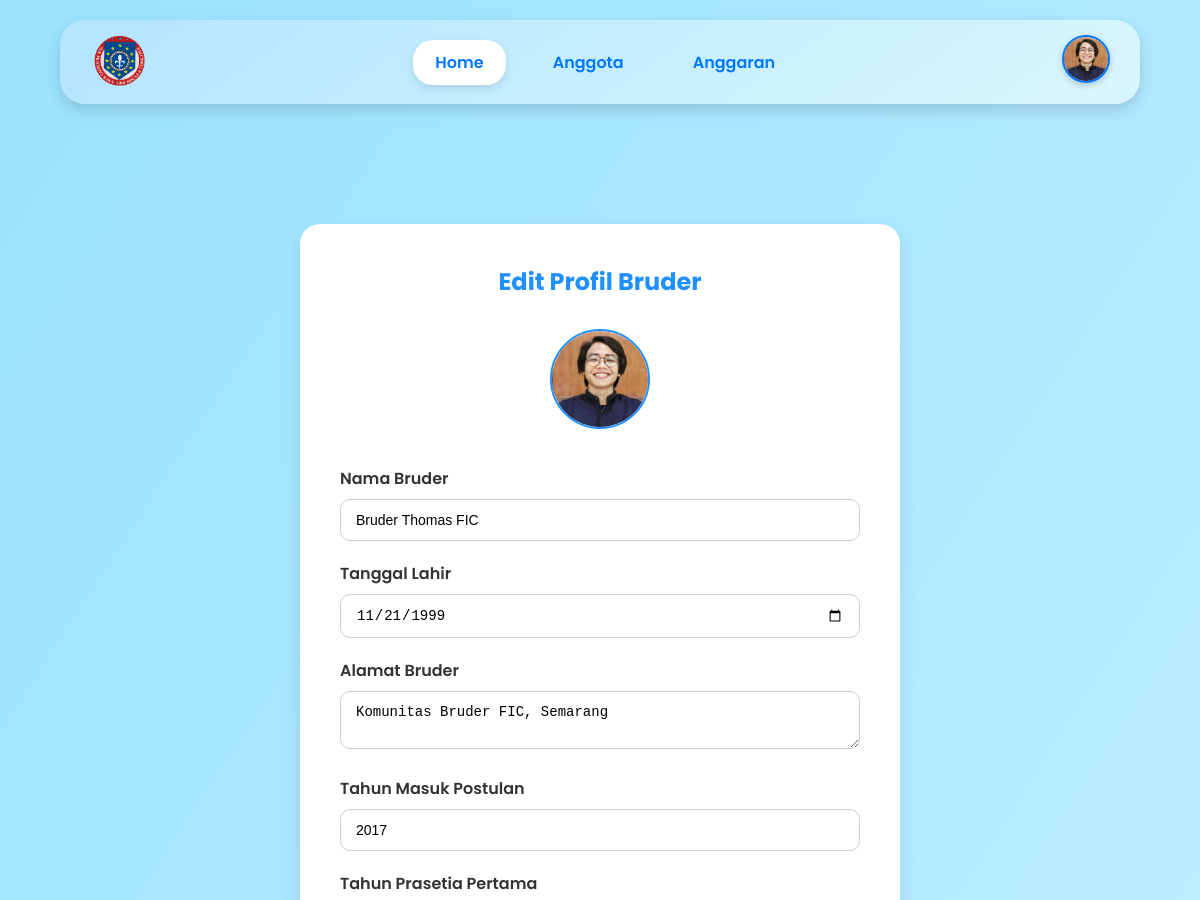
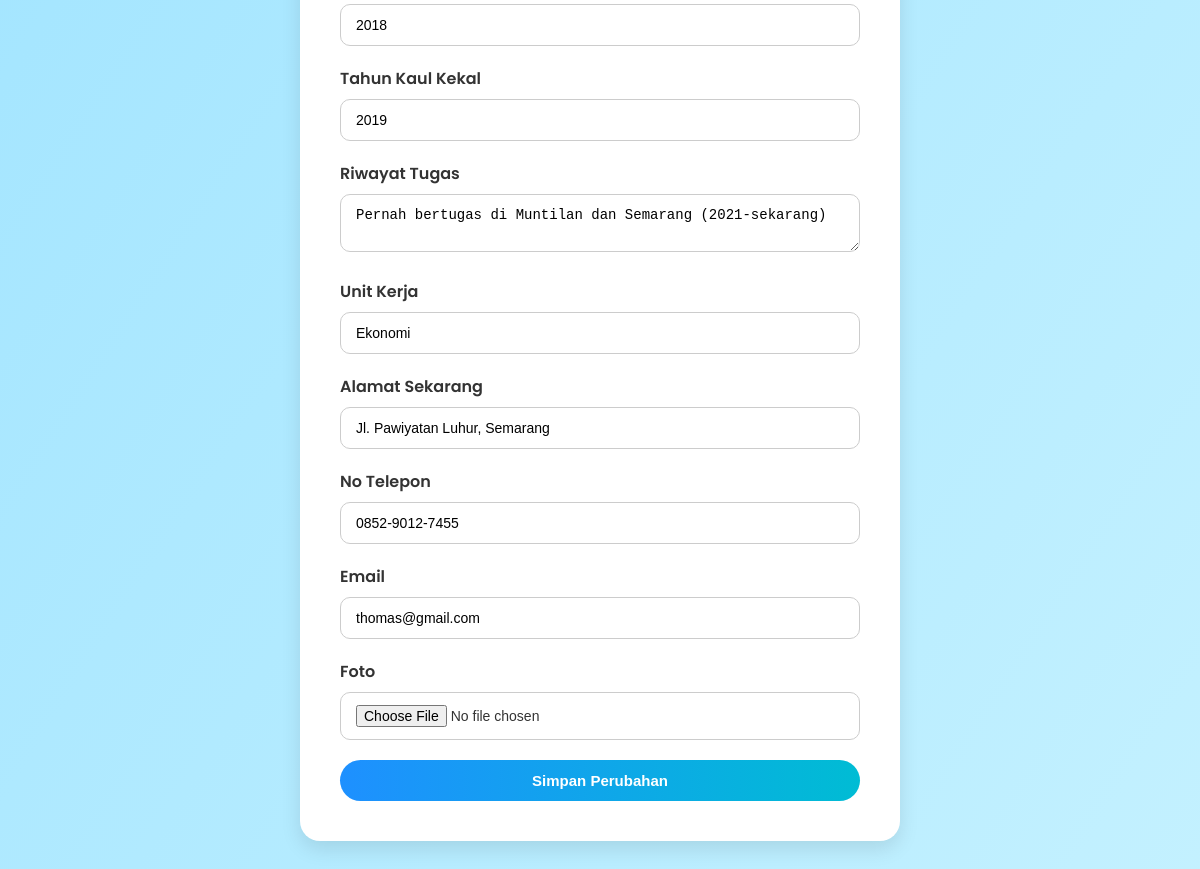
The page /editprofile.php (signed in) on the database its author committed (2 pictures, top to bottom).
### tables this page shows
CREATE TABLE `data_bruder` (
  `ID_bruder` int(11) NOT NULL,
  `nama_bruder` varchar(100) DEFAULT NULL,
  `gambar_bruder` varchar(255) DEFAULT NULL,
  `ttl_bruder` date DEFAULT NULL,
  `alamat_bruder` text DEFAULT NULL,
  `tahun_masuk_postulan` year(4) DEFAULT NULL,
  `tahun_prasetia_pertama` year(4) DEFAULT NULL,
  `tahun_kaul_kekal` year(4) DEFAULT NULL,
  `riwayat_tugas` text DEFAULT NULL,
  `unit_kerja` varchar(100) DEFAULT NULL,
  `alamat` varchar(255) DEFAULT NULL,
  `no_telp` varchar(20) DEFAULT NULL,
  `email` varchar(100) DEFAULT NULL,
  `foto` varchar(100) DEFAULT NULL
);

### editprofile.php (the view, shortened to what this page needs)
<?php
try {
    $pdo = new PDO("mysql:host=localhost;dbname=ibd_kelompok6_brd", "root", "");
    $pdo->setAttribute(PDO::ATTR_ERRMODE, PDO::ERRMODE_EXCEPTION);
    $stmt = $pdo->prepare("SELECT * FROM data_bruder WHERE ID_bruder = ?");
    $stmt->execute([$_SESSION['ID_bruder']]);
    $bruder = $stmt->fetch(PDO::FETCH_ASSOC);
    $stmt = $pdo->prepare("
        SELECT lb.nama_bruder, db.unit_kerja, db.alamat, db.no_telp, db.email, db.foto
        FROM login_bruder lb
        LEFT JOIN data_bruder db ON lb.ID_bruder = db.ID_bruder
        WHERE lb.ID_bruder = ?
    ");
    $stmt->execute([$_SESSION['ID_bruder']]);
    $user = $stmt->fetch(PDO::FETCH_ASSOC);
} catch (PDOException $e) {
    die("Koneksi gagal: " . $e->getMessage());
}
?>
<!DOCTYPE html>
<html lang="id">
<head>
</head>
<body>
<header>
    <img src="foto/logo.png" alt="Logo" class="logo">
    <nav>
        <a href="dashboard_eco.php" class="active">Home</a>
        <a href="anggota.php">Anggota</a>
        <a href="anggaran_eco.php">Anggaran</a>
    </nav>
    <div class="profile-wrapper" onclick="toggleDropdown()">
        <img src="foto/<?= htmlspecialchars($user['foto']) ?>" alt="Foto Bruder" class="profile-pic">
    </div>
</header>
<main>
    <div class="container">
        <h2>Edit Profil Bruder</h2>
        <div class="profile-preview">
            <img src="foto/<?= htmlspecialchars($bruder['foto']) ?>" alt="Foto Bruder">
        </div>
        <form method="POST" enctype="multipart/form-data">
            <label>Nama Bruder</label>
            <input type="text" name="nama_bruder" value="<?= htmlspecialchars($bruder['nama_bruder']) ?>" required>
            <label>Tanggal Lahir</label>
            <input type="date" name="ttl_bruder" value="<?= htmlspecialchars($bruder['ttl_bruder']) ?>">
            <label>Alamat Bruder</label>
            <textarea name="alamat_bruder"><?= htmlspecialchars($bruder['alamat_bruder']) ?></textarea>
            <label>Tahun Masuk Postulan</label>
            <input type="number" name="tahun_masuk_postulan" min="1900" max="2100" value="<?= htmlspecialchars($bruder['tahun_masuk_postulan']) ?>">
            <label>Tahun Prasetia Pertama</label>
            <input type="number" name="tahun_prasetia_pertama" min="1900" max="2100" value="<?= htmlspecialchars($bruder['tahun_prasetia_pertama']) ?>">
            <label>Tahun Kaul Kekal</label>
            <input type="number" name="tahun_kaul_kekal" min="1900" max="2100" value="<?= htmlspecialchars($bruder['tahun_kaul_kekal']) ?>">
            <label>Riwayat Tugas</label>
            <textarea name="riwayat_tugas"><?= htmlspecialchars($bruder['riwayat_tugas']) ?></textarea>
            <label>Unit Kerja</label>
            <input type="text" name="unit_kerja" value="<?= htmlspecialchars($bruder['unit_kerja']) ?>">
            <label>Alamat Sekarang</label>
            <input type="text" name="alamat" value="<?= htmlspecialchars($bruder['alamat']) ?>">
            <label>No Telepon</label>
            <input type="text" name="no_telp" value="<?= htmlspecialchars($bruder['no_telp']) ?>">
            <label>Email</label>
            <input type="email" name="email" value="<?= htmlspecialchars($bruder['email']) ?>">
            <label>Foto</label>
            <input type="file" name="foto" accept="image/*">
            <button type="submit" class="btn-submit">Simpan Perubahan</button>
        </form>
    </div>
</main>
</body>
</html>

### editprofile.php (style rules this page uses)
* { margin: 0; padding: 0; box-sizing: border-box; }
body { font-family: 'Poppins', sans-serif; background: linear-gradient(to bottom right, #9be2ff, #c4f1ff); color: #333; }
header { background: linear-gradient(145deg, #b3e5ff, #d9f6ff); box-shadow: 0 6px 15px rgba(0,0,0,0.15); padding: 12px 30px; display: flex; align-items: center; justify-content: space-between; position: sticky; top: 0; z-index: 1000; border-radius: 25px; margin: 20px auto; width: 90%; }
.logo { height: 60px; }
nav { display: flex; gap: 25px; }
nav a { color: #0077ff; font-weight: 600; text-decoration: none; padding: 10px 22px; border-radius: 20px; transition: all 0.3s ease; }
nav a.active { background: white; color: #0077ff; box-shadow: 0 4px 10px rgba(0,0,0,0.1); }
.profile-wrapper { position: relative; cursor: pointer; }
.profile-pic { width: 48px; height: 48px; border-radius: 50%; object-fit: cover; border: 2px solid #0077ff; box-shadow: 0 2px 6px rgba(0,0,0,0.2); }
main { padding: 40px 20px; max-width: 1200px; margin: auto; text-align: center; }
.container { max-width: 600px; margin: 60px auto; background: white; padding: 40px; border-radius: 20px; box-shadow: 0 8px 20px rgba(0,0,0,0.1); }
h2 { text-align: center; color: #1e90ff; margin-bottom: 30px; }
label { display: block; margin-bottom: 8px; font-weight: 600; color: #333; text-align: left; }
input, textarea, select { width: 100%; padding: 12px 15px; margin-bottom: 20px; border: 1px solid #ccc; border-radius: 10px; font-size: 14px; }
.btn-submit { background: linear-gradient(to right, #1e90ff, #00bcd4); color: white; border: none; padding: 12px 20px; border-radius: 30px; font-weight: bold; font-size: 15px; cursor: pointer; transition: background 0.3s ease; width: 100%; }
.profile-preview { text-align: center; margin-bottom: 30px; }
.profile-preview img { width: 100px; height: 100px; border-radius: 50%; object-fit: cover; border: 2px solid #1e90ff; }

### rows shown on the page
data_bruder: foto (picture), nama_bruder "Bruder Thomas FIC", ttl_bruder "11/21/1999", alamat_bruder "Komunitas Bruder FIC, Semarang", tahun_masuk_postulan "2017", tahun_prasetia_pertama "2018", tahun_kaul_kekal "2019", riwayat_tugas "Pernah bertugas di Muntilan dan Semarang (2021-sekarang)", unit_kerja "Ekonomi", alamat "Jl. Pawiyatan Luhur, Semarang", no_telp "0852-9012-7455", email "thomas@gmail.com"
